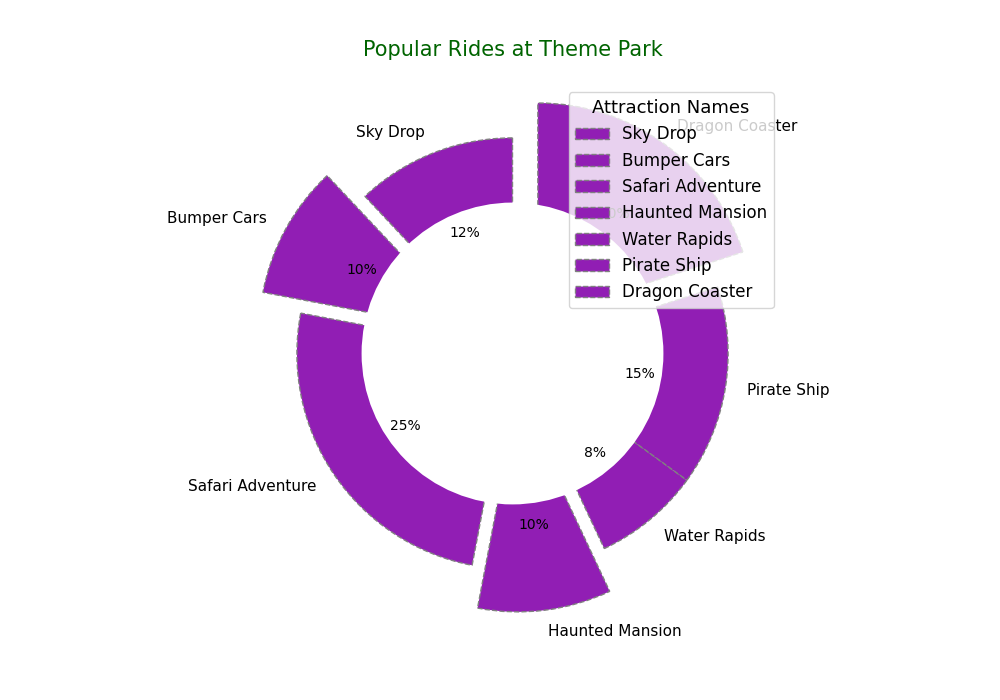

This figure's Python source:
import matplotlib.pyplot as plt

ride_names = ['Sky Drop', 'Bumper Cars', 'Safari Adventure', 'Haunted Mansion', 'Water Rapids', 'Pirate Ship', 'Dragon Coaster']
visitor_percentage = [12, 10, 25, 10, 8, 15, 20]
single_color = ['#911eb4']  # Use a single color consistently for all pie slices

fig, ax = plt.subplots(figsize=(10, 7))

wedges, texts, autotexts = ax.pie(
    visitor_percentage,
    labels=ride_names,
    autopct='%1.0f%%',
    startangle=90,
    colors=single_color * len(ride_names),  # Apply the same color to all slices
    wedgeprops=dict(edgecolor='gray', linestyle='--'),
    explode=(0, 0.2, 0, 0.2, 0, 0, 0.2),
    shadow=False
)

centre_circle = plt.Circle((0, 0), 0.70, fc='white')
fig.gca().add_artist(centre_circle)

plt.setp(autotexts, size=10, weight="normal", color="black")
plt.setp(texts, size=11)

plt.title('Popular Rides at Theme Park', fontsize=15, fontweight='normal', color='darkgreen', pad=20)

ax.legend(
    wedges, 
    ride_names, 
    title="Attraction Names", 
    loc="upper right", 
    bbox_to_anchor=(1, 1),
    fontsize=12,
    title_fontsize=13
)

ax.set_aspect('equal')

plt.show()
